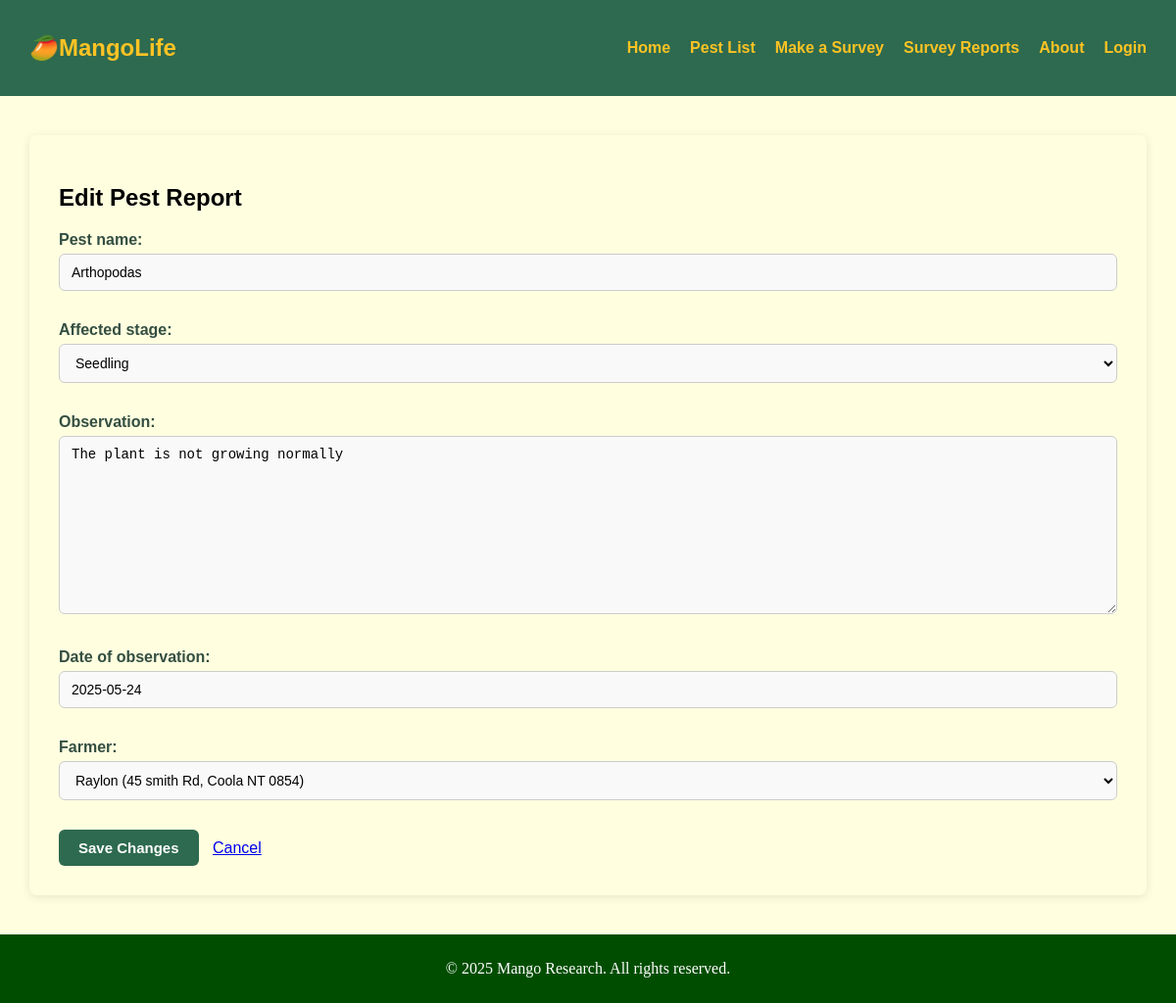
Screenshot of /survey_list/6/edit/ with the database file from the repository.
### mango_pests/models.py (models this page shows, shortened)
class PestReport(models.Model):
    farmer = models.ForeignKey(Farmer, on_delete=models.CASCADE, related_name='pest_reports', default=1)
    pest_name = models.CharField(max_length=100)
    date_of_observation = models.DateField(default=timezone.now)
    observation = models.TextField()
    severity_level = models.CharField(
        max_length=8,
        choices=[('Low','Low'), ('Medium','Medium'), ('High','High')],
        default='Low'
    )
    affected_stage = models.CharField(
        max_length=20,
        choices=[('Seedling','Seedling'), ('Vegetative','Vegetative'), ('Budding','Budding'),('Flowering','Flowering'), ('Fruiting','Fruiting'), ('Maturity','Maturity'), ('Harvest','Harvest')],default='Seedling')
    affected_plant_number = models.CharField(max_length=150, default='')
    symptoms = models.CharField(max_length=250, default='')
    image = models.ImageField(upload_to='pests/images/', blank=True, null=True)  # Make image optional
    submitted_at = models.DateTimeField(auto_now_add=True)

### mango_pests/views.py (the view)
# urls.py: path('survey_list/<int:pk>/edit/', PestReportUpdateView.as_view(), name='pestreport_edit'),
class PestReportUpdateView(UpdateView):
        model = PestReport
        template_name = 'mango_pests/edit.html'
        fields = ['pest_name', 'affected_stage', 'observation', 'date_of_observation', 'farmer']
        success_url = reverse_lazy('pestreport_list')

### mango_pests/models.py (called while the page is built)
    def __str__(self):
        return f"{self.full_name} ({self.location})"

### mango_pests/templates/mango_pests/edit.html (shortened to what this page needs)
{% extends "mango_pests/base.html" %}
{% block content %}
<div class="container">
    <h2>Edit Pest Report</h2>
    <form method="post">
        {{ form.as_p }}
        <button type="submit">Save Changes</button>
        <a href="{% url 'pestreport_list' %}">Cancel</a>
    </form>
</div>
{% endblock %}

### mango_pests/static/css/styles.css (style rules this page uses)
html, body { height: 100%; margin: 0; font-family: 'Poppins', sans-serif; background-color: lightyellow; }
.container { width: 90%; margin: 40px auto; background-color: lightyellow; padding: 30px; border-radius: 8px; box-shadow: 0 2px 10px rgba(0, 0, 0, 0.1); }
button { background-color: #40916c; color: white; padding: 10px 18px; border: none; border-radius: 4px; cursor: pointer; }
form p { margin-bottom: 15px; }
form label { font-weight: bold; color: #344e41; margin-bottom: 5px; display: block; }
form input, form textarea, form select { width: 100%; padding: 10px 12px; font-size: 14px; margin-bottom: 15px; border: 1px solid #ccc; border-radius: 6px; box-sizing: border-box; background-color: #f9f9f9; }
form button { background-color: #2d6a4f; color: white; padding: 10px 20px; font-size: 15px; font-weight: 600; border: none; border-radius: 6px; margin-right: 10px; cursor: pointer; transition: background-color 0.3s ease; }

### rows the page displays
PestReport: pest_name "Arthopodas", affected_stage "Seedling", observation "The plant is not growing normally", date_of_observation "2025-05-24", farmer "Raylon (45 smith Rd, Coola NT 0854)"
